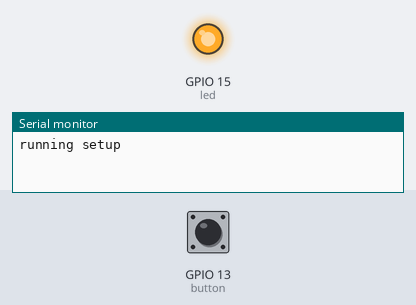
A sketch run on a simulated ESP32. On the bench: output pins drawn as LEDs (lit = HIGH), the last lines printed to the serial monitor. The test bench sets the inputs (shaded band); at power-on: GPIO 13 (button) HIGH. At 3.0 s the program restarts the board; the recording ends there.

Above: at 0.1 s.
At 0.6 s:
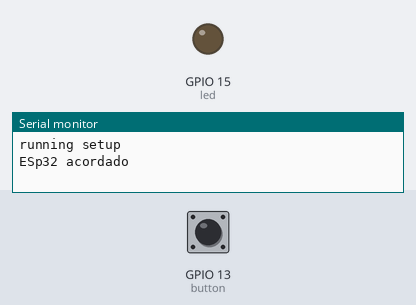
Timing chart, 0 to 2.1 s (numbered marks = the images above):
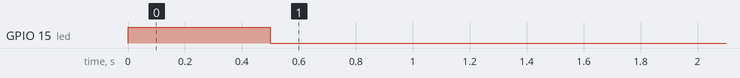

The sketch:

Codigo_5_WatchDOG_ESP32.ino
```cpp
#include "esp_system.h"
int led = 15;
const int button = 13;         //gpio to use to trigger delay
const int wdtTimeout = 3000;  //time in ms to trigger the watchdog
hw_timer_t *timer = NULL;

void IRAM_ATTR resetModule() {
  ets_printf("reboot\n");
  esp_restart();
}

void setup() {
  Serial.begin(115200);
  Serial.println();
  Serial.println("running setup");
  pinMode(led,OUTPUT);
  pinMode(button, INPUT_PULLUP);                    //init control pin
  timer = timerBegin(0, 80, true);                  //timer 0, div 80
  timerAttachInterrupt(timer, &resetModule, true);  //attach callback
  timerAlarmWrite(timer, wdtTimeout * 1000, false); //set time in us
  timerAlarmEnable(timer);                          //enable interrupt

  digitalWrite(led,HIGH);
  delay(500);
  digitalWrite(led,LOW);
}

void loop() {
  Serial.println("ESp32 acordado");

  timerWrite(timer, 0); //reset timer (feed watchdog)
  long loopTime = millis();
  //while button is pressed, delay up to 3 seconds to trigger the timer
  while (!digitalRead(button)) {
    Serial.println("ESP32 travado!");
    delay(500);
  }
  delay(1000); //simulate work
  loopTime = millis() - loopTime;

  Serial.print("Tempo de Loop= ");
  Serial.println(loopTime); //should be under 3000
}
```
